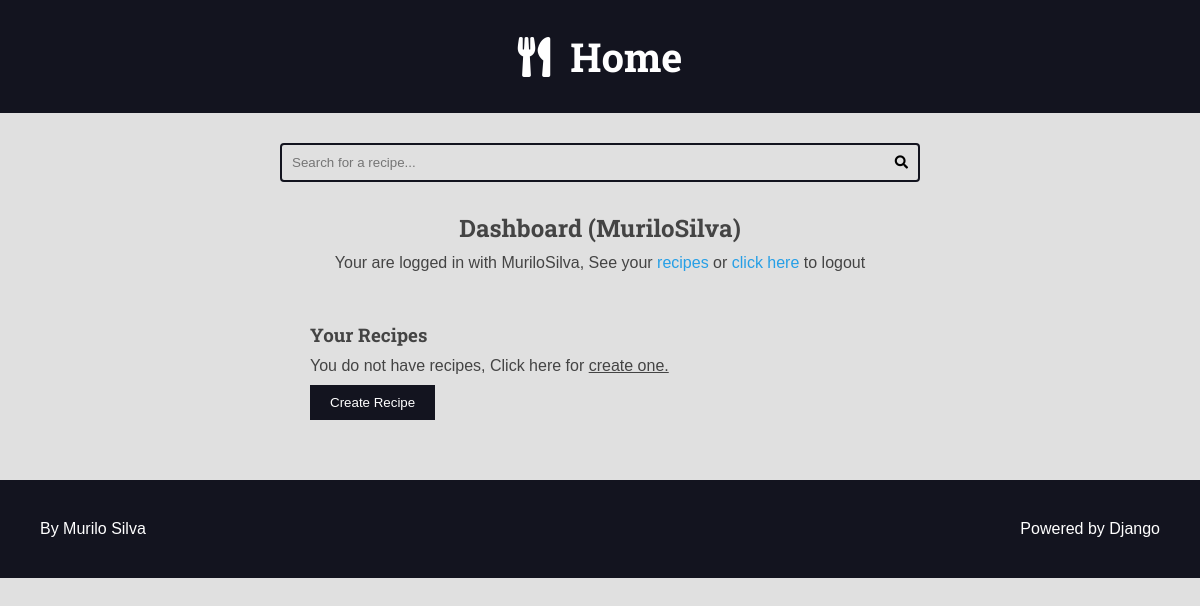
Page /authors/dashboard/ (signed in) on the earlier database version.
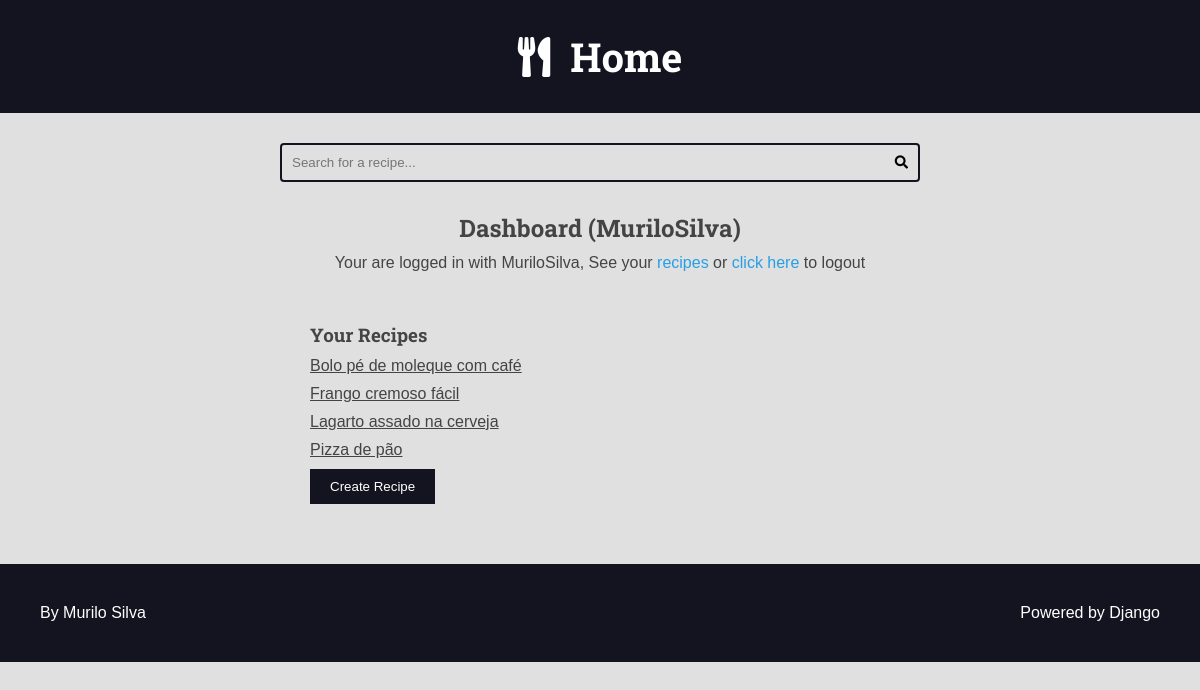
Same page on the later database version.
### recipes/models.py (models this page shows, shortened)
class Recipe(models.Model):
    title = models.CharField(max_length=65)
    description = models.CharField(max_length=165)
    slug = models.SlugField(unique=True)
    preparation_time = models.IntegerField()
    preparation_time_unit = models.CharField(max_length=65)
    servings = models.IntegerField()
    servings_unit = models.CharField(max_length=65)
    preparation_steps = models.TextField()
    preparation_steps_is_html = models.BooleanField(default=False)
    created_at = models.DateTimeField(auto_now_add=True)
    updated_at = models.DateTimeField(auto_now=True)
    is_published = models.BooleanField(default=False)
    cover = models.ImageField(
        upload_to='recipes/cover/%Y/%m/%d/', blank=True, default='')
    category = models.ForeignKey(
        Category, on_delete=models.SET_NULL, null=True, blank=True, default=None
    )
    author = models.ForeignKey(
        User, on_delete=models.SET_NULL, null=True)

### authors/views.py (the view)
# urls.py: path('dashboard/', views.dashboard_view, name='dashboard'),
@login_required(login_url='authors:login', redirect_field_name='next')
def dashboard_view(request):
    recipes = Recipe.objects.filter(
        is_published=False,
        author=request.user
    )
    return render(request, 'authors/pages/dashboard.html',
                  context={
                      'recipes': recipes,
                  })

### authors/templates/authors/pages/dashboard.html (shortened to what this page needs)
{% extends 'global/base.html' %}
{% block content %}
    <div class="main-content center container">
        <h2>Dashboard ({{user}}) </h2>
        {% include 'authors/partials/login_message.html' %}
        <div class="authors-dashboard-container">
            <h3>Your Recipes</h3>
            <ul>
                {% for recipe in recipes  %}
                    <li>
                        <a href="{% url 'authors:dashboard_recipe_edit' recipe.id %}">
                            {{recipe.title}}
                        </a>
                    </li>
                    {%empty%}
                        <li>
                            <p>
                                You do not have recipes, Click here for
                                <a href="{% url 'authors:dashboard_recipe_create' %}">
                                    create one.
                                </a>
                            </p>
                        </li>
                {% endfor %}
            </ul>
            <a href="{% url 'authors:dashboard_recipe_create' %}">
                <button>Create Recipe</button>
            </a>
        </div>
    </div>
{% endblock content %}

Differences in the rows shown:
now on this page (row edited): Recipe: title "Bolo pé de moleque com café"
now on this page (row edited): Recipe: title "Frango cremoso fácil"
now on this page (row edited): Recipe: title "Lagarto assado na cerveja"
now on this page (row edited): Recipe: title "Pizza de pão"
Other differences:
text no longer shown: "You do not have recipes, Click here for create one."
